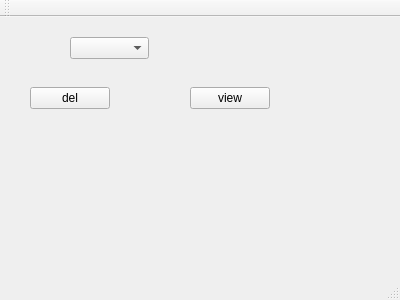
<?xml version="1.0" encoding="UTF-8"?>
<ui version="4.0">
 <class>MainWindow</class>
 <widget class="QMainWindow" name="MainWindow">
  <property name="geometry">
   <rect>
    <x>0</x>
    <y>0</y>
    <width>400</width>
    <height>300</height>
   </rect>
  </property>
  <property name="windowTitle">
   <string>MainWindow</string>
  </property>
  <widget class="QWidget" name="centralWidget">
   <widget class="QComboBox" name="comboBox">
    <property name="geometry">
     <rect>
      <x>70</x>
      <y>20</y>
      <width>79</width>
      <height>22</height>
     </rect>
    </property>
   </widget>
   <widget class="QPushButton" name="pushButton_del">
    <property name="geometry">
     <rect>
      <x>30</x>
      <y>70</y>
      <width>80</width>
      <height>22</height>
     </rect>
    </property>
    <property name="text">
     <string>del</string>
    </property>
   </widget>
   <widget class="QPushButton" name="pushButton">
    <property name="geometry">
     <rect>
      <x>190</x>
      <y>70</y>
      <width>80</width>
      <height>22</height>
     </rect>
    </property>
    <property name="text">
     <string>view</string>
    </property>
   </widget>
  </widget>
  <widget class="QMenuBar" name="menuBar">
   <property name="geometry">
    <rect>
     <x>0</x>
     <y>0</y>
     <width>400</width>
     <height>19</height>
    </rect>
   </property>
  </widget>
  <widget class="QToolBar" name="mainToolBar">
   <attribute name="toolBarArea">
    <enum>TopToolBarArea</enum>
   </attribute>
   <attribute name="toolBarBreak">
    <bool>false</bool>
   </attribute>
  </widget>
  <widget class="QStatusBar" name="statusBar"/>
 </widget>
 <layoutdefault spacing="6" margin="11"/>
 <resources/>
 <connections/>
</ui>
